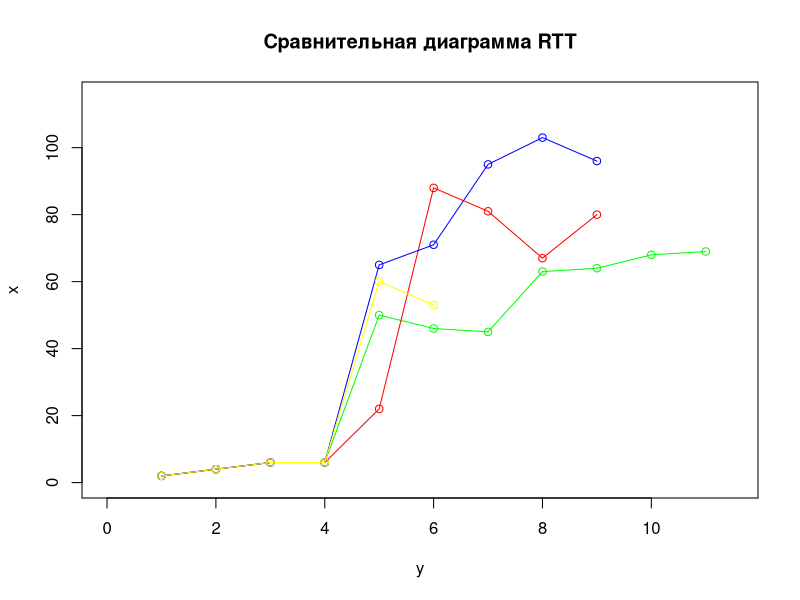

Here is the R script that generated this plot:
## ---- chunk 1
x <- c(0,5,10,15,20,25,30,35,40,45,50,55,60,65,70,75,80,85,90,95,100,105,110,115)
y <- c(0,0.5,1,1.5,2,2.5,3,3.5,4,4.5,5,5.5,6,6.5,7,7.5,8,8.5,9,9.5,10,10.5,11,11.5)
x1 <- c(2,4,6,6,50,46,45,63,64,68,69)
y1 <- c(1,2,3,4,5,6,7,8,9,10,11)
x2 <- c(2,4,6,6,22,88,81,67,80)
y2 <- c(1,2,3,4,5,6,7,8,9)
x3 <- c(2,4,6,6,65,71,95,103,96)
y3 <- c(1,2,3,4,5,6,7,8,9)
x4 <- c(2,4,6,6,60,53)
y4 <- c(1,2,3,4,5,6)
plot(y, x, main = "Сравнительная диаграмма RTT", xlabel = "Шаг", ylabel = "RTT", type= "n")
points(y1,x1,col = "green")
lines(y1,x1,col = "green")
points(y2,x2,col = "red")
lines(y2,x2,col = "red")
points(y3,x3,col = "blue")
lines(y3,x3,col = "blue")
points(y4,x4,col = "yellow")
lines(y4,x4,col = "yellow")
